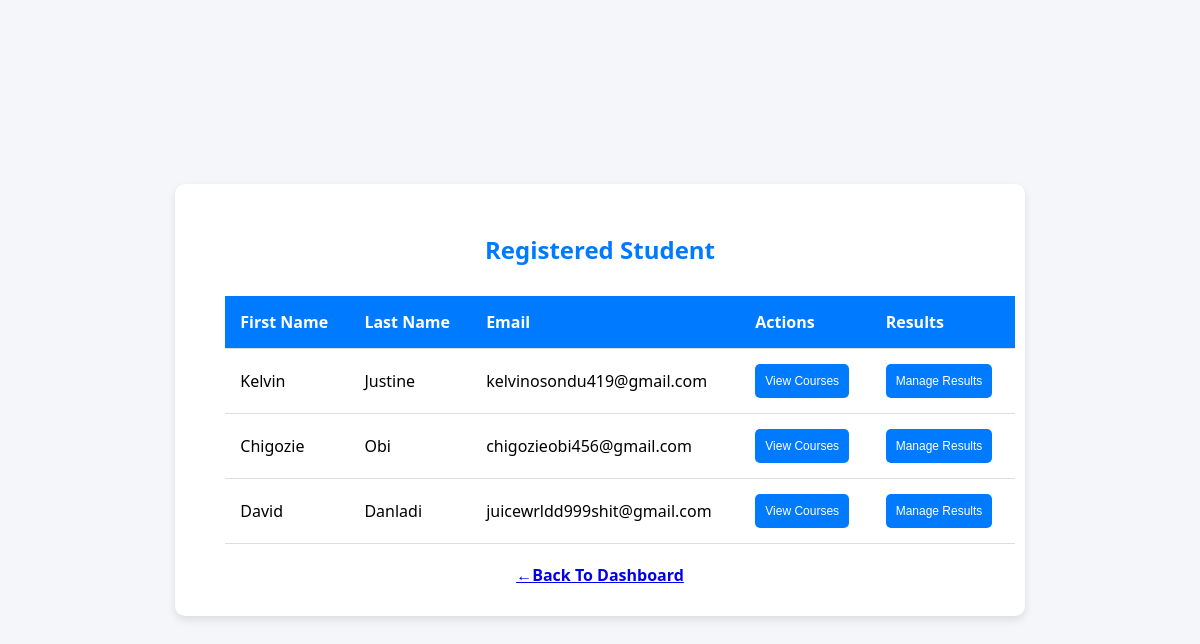
The app's page /view_students/, older data.
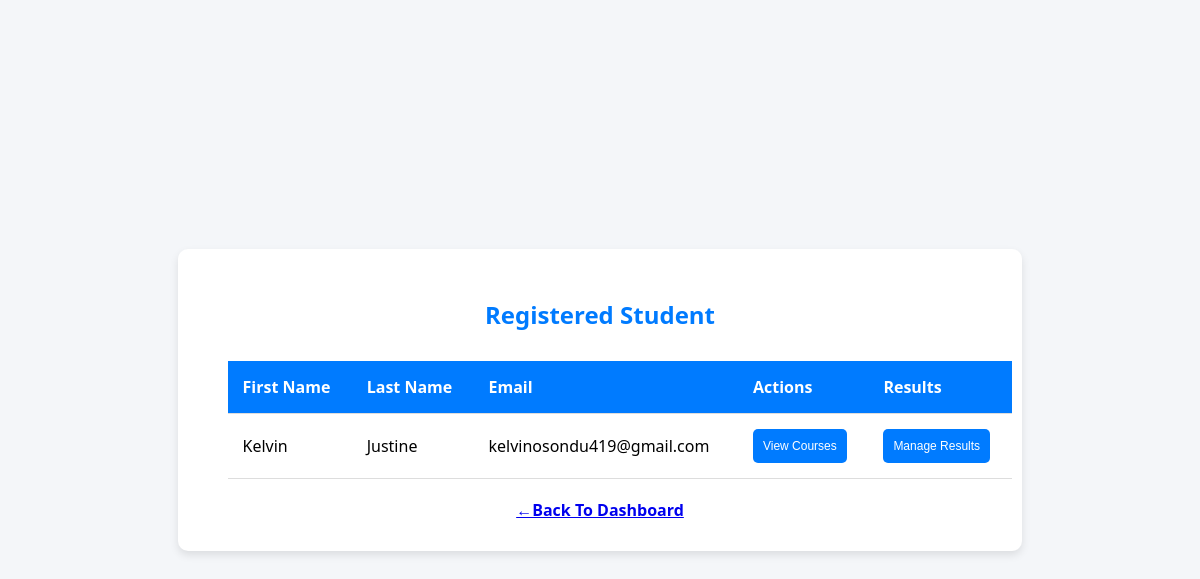
The same page, newer data.
### app.py (models this page shows, shortened)
class Applicant(db.Model):
    __tablename__ =  'applicantDetails'
    id = db.Column(db.Integer, primary_key =True)
    firstname = db.Column(db.String(15), nullable= False)
    lastname = db.Column(db.String(15), nullable= False )
    email = db.Column(db.String(30), unique =True, nullable =False )
    password = db.Column(db.String(40),  nullable =False )

### app.py (the view)
@app.route("/view_students/")
def view_students():
    students = Applicant.query.all()
    year_session = ApplicantSession.query.all()
    return render_template("view_students.html", students =students, year_session = year_session)

### templates/view_students.html (shortened to what this page needs)
{% extends 'base.html' %}
{% block head %}
<link rel="stylesheet" href="{{url_for ('static', filename='view_student.css') }}">
{% endblock %}
{% block body %}
<body>
    <div class="container">
        <h2>Registered Student</h2>
        {% if students %}
        <table>
            <thead>
                <tr>
                    <th>First Name</th>
                    <th>Last Name</th>
                    <th>Email</th>
                    <th>Actions</th>
                    <th>Results</th>
                </tr>
            </thead>
            <tbody>
                {% for student in students %}
                <tr>
                    <td>{{ student.firstname }}</td>
                    <td>{{ student.lastname }}</td>
                    <td>{{ student.email }}</td>
                    <td>
                        <a href="{{ url_for('student_courses', student_id=student.id) }}">
                            <button>View Courses</button>
                        </a>
                    </td>
                    <td>
                        <a href="{{ url_for('add_result', student_id=student.id) }}">
                            <button>Manage Results</button>
                        </a>
                    </td>
                </tr>
                {% endfor %}
            </tbody>
        </table>
        {% else %}
        <p>No student registered yet Calm Down!!!</p>
        {% endif %}
        <div class ="back-link">
        <a href="/admin_dashboard/">←Back To Dashboard</a>
        </div>
    </div>
{% endblock %}

### templates/base.html (shortened to what this page needs)
<!DOCTYPE html>
<html lang="en">
<head>
    <link rel="stylesheet" href={{url_for ('static', filename='style.css') }}>
     {% block head %} {% endblock %}
</head>
<body>
     {% block body %}
     {% endblock %}
</body>
</html>

### static/style.css (style rules this page uses)
body { font-family: Arial, sans-serif; background-color: #ffffff; margin: 0; padding: 0; display: flex; justify-content: center; align-items: center; min-height: 100vh; }

### static/view_student.css (style rules this page uses)
body { font-family:'Segoe UI', Tahoma, Geneva, Verdana, sans-serif; background-color: #f4f6f9; margin: 0; padding: 0; }
.container { padding: 30px; max-width: 1000px; margin:auto; border-radius: 10px; background-color: white; box-shadow: 0 4px 8px rgba(0, 0, 0, 0.1); }
h2 { text-align: center; margin-bottom: 30px; color: #007bff; }
table { width: 100%; border-collapse: collapse; margin: 20px; }
thead { background-color: #007bff; color: white; }
table th, table td { padding: 15px; text-align: left; border-bottom: 1px solid #ddd; }
.back-link { text-align: center; }
.back-link { text-decoration: none; color: #007bff; font-weight: bold; }
button { padding: 10px 10px; font-size: 12px; background-color: #007bff; color: white; border: none; border-radius: 5px; cursor: pointer; }

Row changes from the older to the newer data that the page shows:
removed Applicant: firstname "Chigozie", lastname "Obi", email "chigozieobi456@gmail.com"
removed Applicant: firstname "David", lastname "Danladi", email "juicewrldd999shit@gmail.com"
